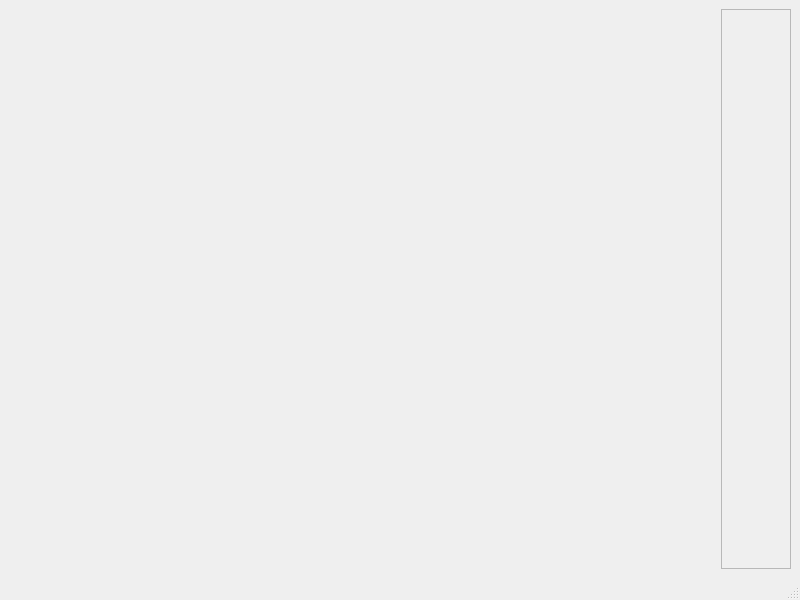
<?xml version="1.0" encoding="UTF-8"?>
<ui version="4.0">
 <class>MainWindow</class>
 <widget class="QMainWindow" name="MainWindow">
  <property name="geometry">
   <rect>
    <x>0</x>
    <y>0</y>
    <width>800</width>
    <height>600</height>
   </rect>
  </property>
  <property name="windowTitle">
   <string>Les Immobilitées Fulgurantes</string>
  </property>
  <widget class="QWidget" name="centralwidget">
   <layout class="QHBoxLayout" name="horizontalLayout">
    <item>
     <widget class="Viewer" name="viewer" native="true">
      <property name="sizePolicy">
       <sizepolicy hsizetype="Expanding" vsizetype="Expanding">
        <horstretch>0</horstretch>
        <verstretch>0</verstretch>
       </sizepolicy>
      </property>
     </widget>
    </item>
    <item>
     <widget class="QScrollArea" name="scrollArea">
      <property name="sizePolicy">
       <sizepolicy hsizetype="Minimum" vsizetype="Expanding">
        <horstretch>0</horstretch>
        <verstretch>0</verstretch>
       </sizepolicy>
      </property>
      <property name="widgetResizable">
       <bool>true</bool>
      </property>
      <widget class="QWidget" name="scrollAreaWidgetContents">
       <property name="geometry">
        <rect>
         <x>0</x>
         <y>0</y>
         <width>73</width>
         <height>534</height>
        </rect>
       </property>
      </widget>
     </widget>
    </item>
   </layout>
  </widget>
  <widget class="QMenuBar" name="menubar">
   <property name="geometry">
    <rect>
     <x>0</x>
     <y>0</y>
     <width>800</width>
     <height>24</height>
    </rect>
   </property>
  </widget>
  <widget class="QStatusBar" name="statusbar"/>
 </widget>
 <customwidgets>
  <customwidget>
   <class>Viewer</class>
   <extends>QWidget</extends>
   <header>Viewer.hpp</header>
   <container>1</container>
  </customwidget>
 </customwidgets>
 <resources/>
 <connections/>
</ui>
